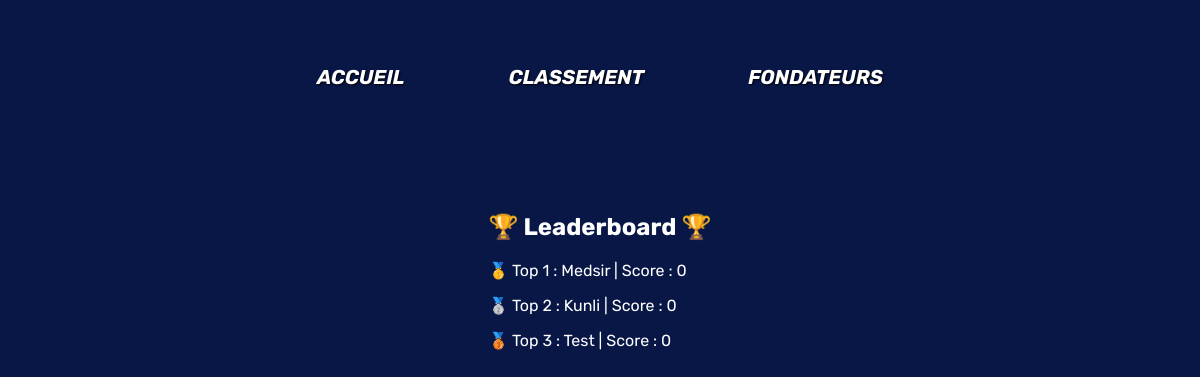
The app's page /leaderboard with its own data.
### tables this page shows
CREATE TABLE users (
    id INTEGER PRIMARY KEY AUTOINCREMENT,
    username TEXT NOT NULL,
    email TEXT NOT NULL,
    password TEXT NOT NULL,
    nb_parties INTEGER,
    nb_victoires_classique INTEGER,
    nb_victoires_tournois INTEGER,
    taux_victoire INTEGER,
    rang TEXT,
    score_total INTEGER,
    niveau INTEGER,
    avatar TEXT

);

CREATE TABLE leaderboard (
    id INT PRIMARY KEY,
    score TEXT NOT NULL,
    FOREIGN KEY (id) REFERENCES users(id)
    
);

### main.py (the view)
@app.route("/leaderboard")
def leaderboard():
    leaderboard_list = get_leaderboard()
    return render_template("./leaderboard.html", leaderboard=leaderboard_list, iter_liste=range(len(leaderboard_list)))

### kfonctions.py (called while the page is built)
def get_leaderboard()->list[tuple]:
    try:
        con = sqlite3.connect("./database/database.db")
        cur = con.cursor()
        sqlreq = f"SELECT score, username FROM leaderboard JOIN users ON users.id = leaderboard.id ORDER BY score DESC"
        res = cur.execute(sqlreq)
        reslist = res.fetchall()
        con.close()
        print("test", reslist)
        if(len(reslist) > 10):
            return reslist[0:9]
        else:
            return reslist
    except Exception as erreur:
        print("Erreur dans get_leaderboard() :", erreur)
        return []

### templates/leaderboard.html (shortened to what this page needs)
<!DOCTYPE html>
<html>
<head>
    <link rel="stylesheet" href="{{url_for('static', filename='leaderboard.css')}}">
</head>
<body class="leaderboard_body">
    <div class="haut_de_page">
        <div class="container_main">
            <div class="header">
                <a class="header_link" href="/">ACCUEIL</a>
                <a class="header_link" href="leaderboard">CLASSEMENT</a>
                <a class="header_link" href="/">FONDATEURS</a>
            </div>
            <div class="leaderboard_container">
                <div class="leaderboard">
                    <h2 class="leaderboard_title"> 🏆 Leaderboard 🏆 </h2>
                    {% for i in iter_liste %}
                        {% if i == 0 : %}
                        <p> 🥇 Top {{i+1}} : {{leaderboard[i][1]}} | Score : {{leaderboard[i][0]}}</p>
                        {% elif i == 1 %}
                        <p> 🥈 Top {{i+1}} : {{leaderboard[i][1]}} | Score : {{leaderboard[i][0]}}</p>
                        {% elif i == 2 %}
                        <p> 🥉 Top {{i+1}} : {{leaderboard[i][1]}} | Score : {{leaderboard[i][0]}}</p>
                        {% else %}
                        <p> Top {{i+1}} : {{leaderboard[i][1]}} | Score : {{leaderboard[i][0]}}</p>
                        {% endif %}
                    {% endfor %}
                </div>
            </div>
            </div>
</body>
</html>

### static/leaderboard.css (style rules this page uses)
body { background-color: rgb(9, 23, 71); }
html { scroll-behavior: smooth; }
.container_main { padding: 65px 80px 160px; background-size: cover; animation-timeline: scroll(); }
.header { font-family: 'Rubik', sans-serif; font-weight:bolder; font-style: italic; display: flex; justify-content: center; font-size: 20px; }
.header_link { color: white; text-decoration: none; margin-inline: 5%; text-shadow: 1px 1px 2px black; }
.leaderboard_container { margin: 10%; display: flex; justify-content: center; }
.leaderboard { color:white; font-family: 'Rubik', sans-serif;; }

### static/styles.css (style rules this page uses)
html { height: 100%; }
body { margin: 0px; height: 100%; }

### records on screen
users: username "Medsir"
leaderboard: score "0"
users: username "Kunli"
leaderboard: score "0"
users: username "Test"
leaderboard: score "0"

### other values on screen
{{ i+1 }} "1"
{{ i+1 }} "2"
{{ i+1 }} "3"
